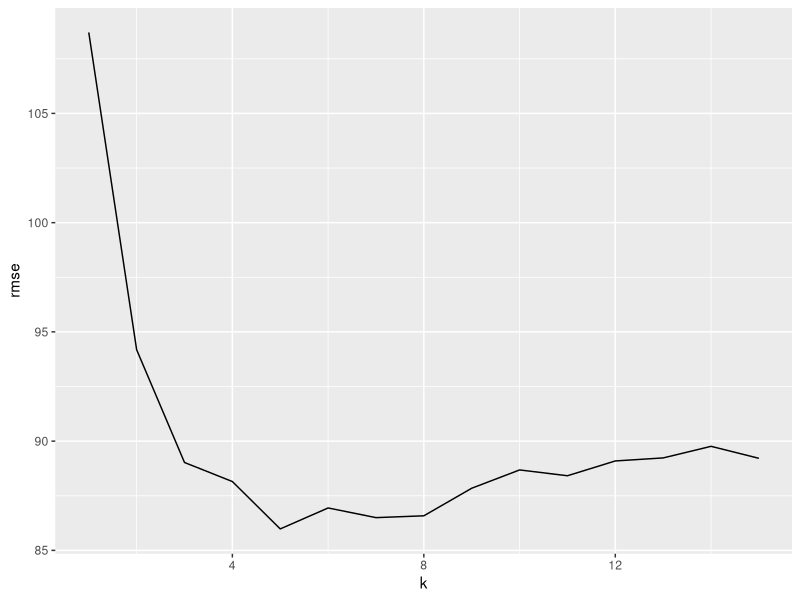
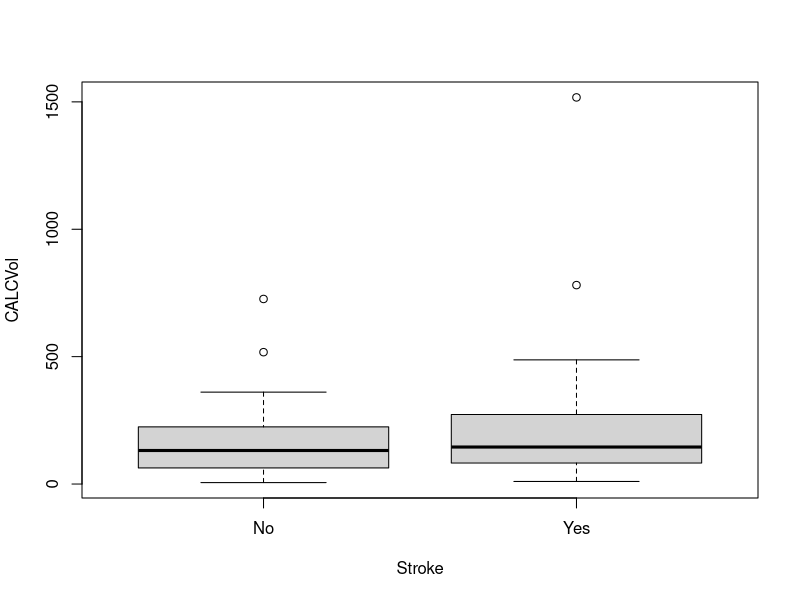
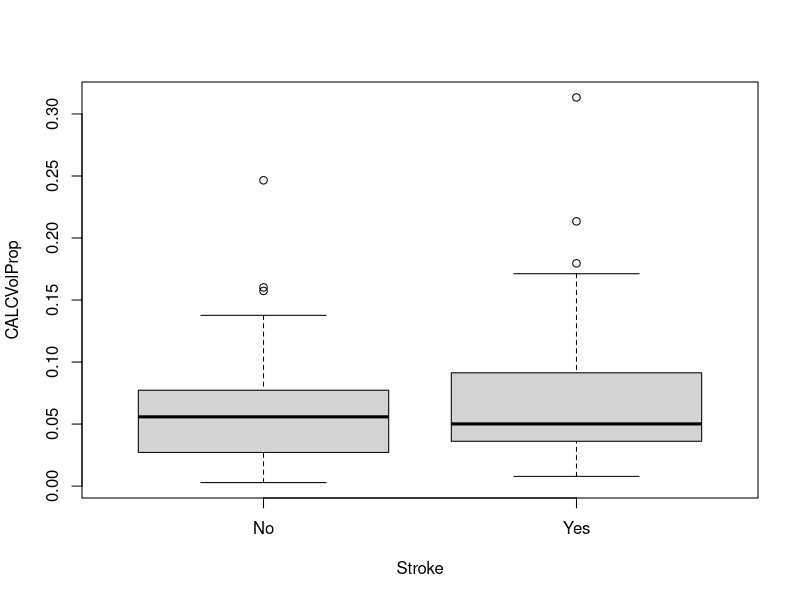
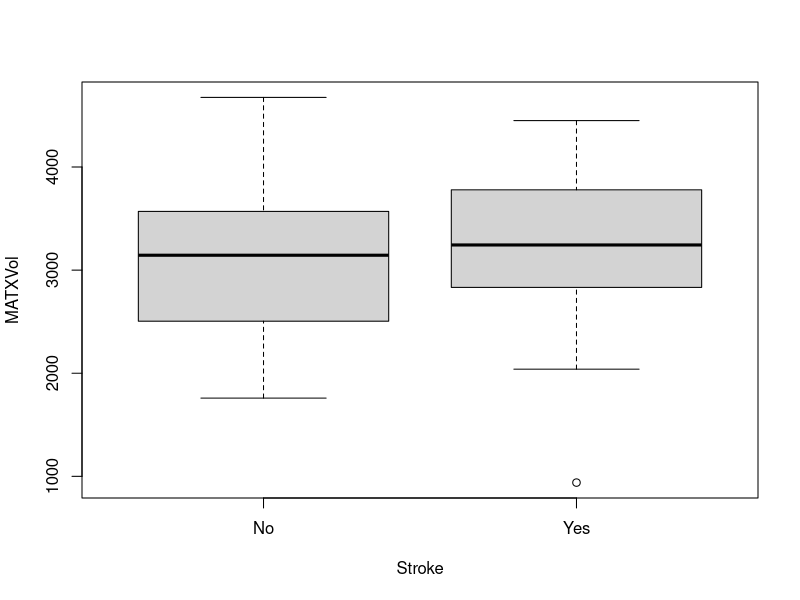
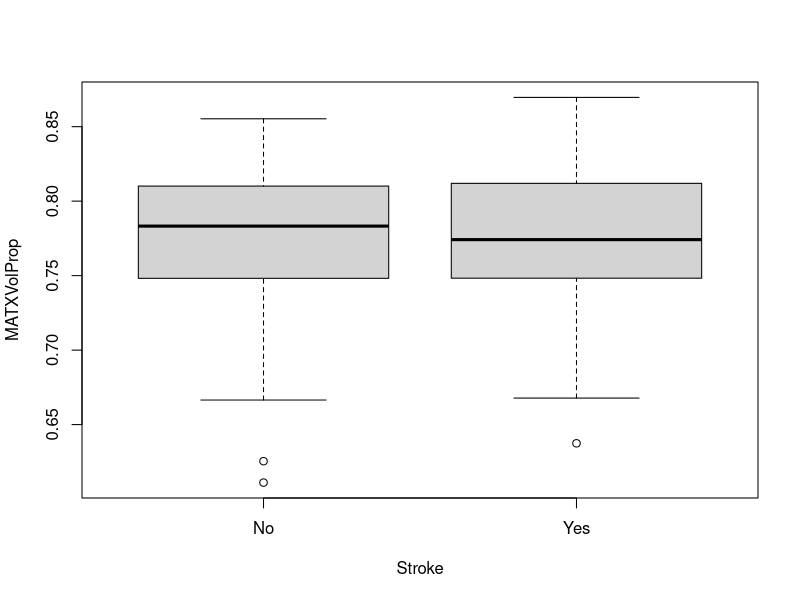
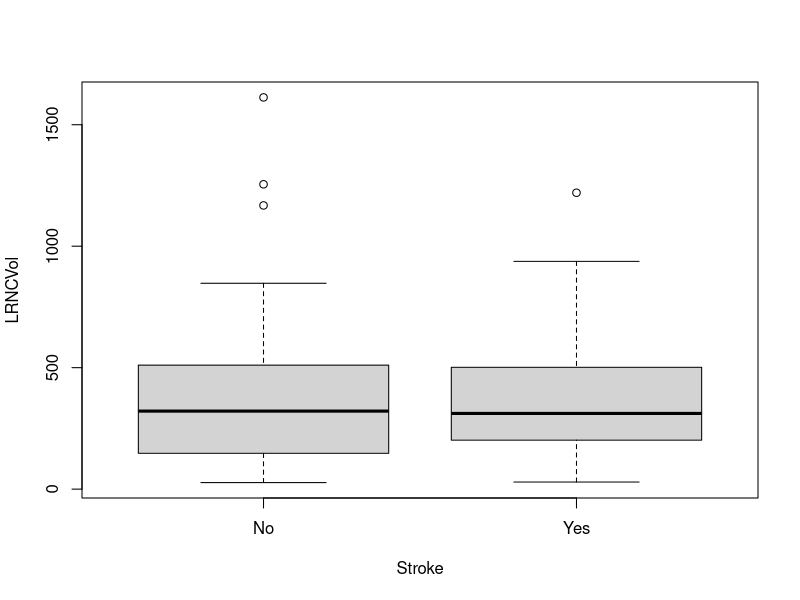
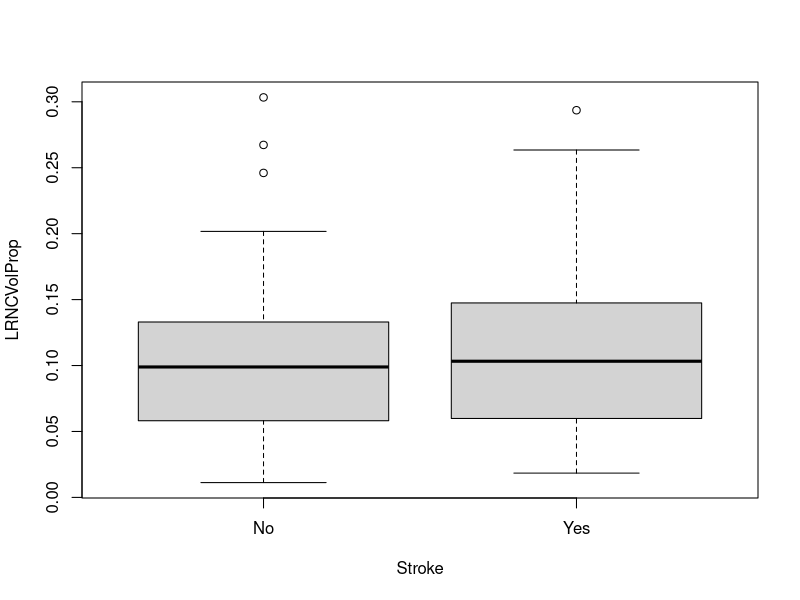
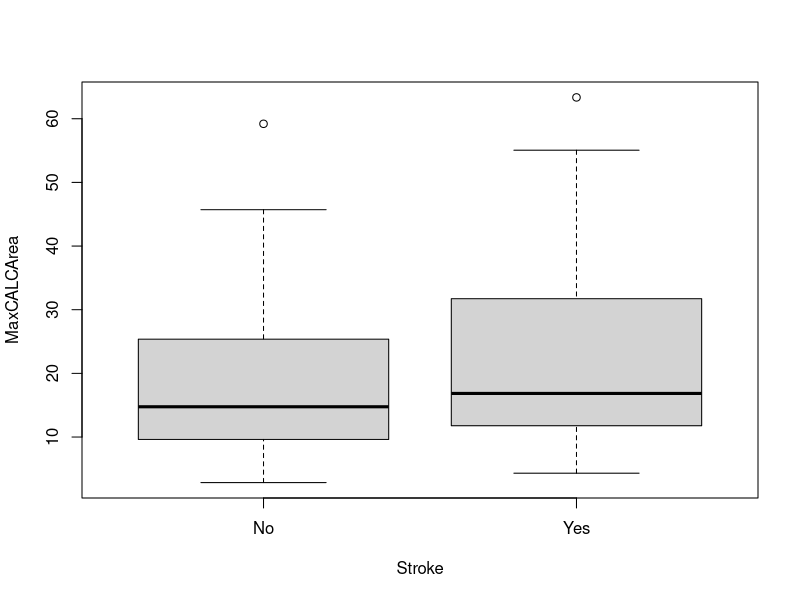

These charts were generated, in order, by the following R code:
## ---- chunk 1
knitr::opts_chunk$set(echo = TRUE)
## ---- chunk 2
brain <- read.table("brain.csv", header = TRUE)
set.seed(2018)
n <- nrow(brain)
trainset <- sample(1:n, floor(0.7*n))
brain_train <- brain[trainset,]
brain_val <- brain[-trainset,]
## ---- chunk 3
rmse <- function(obs,pred){
  sqrt(mean((obs-pred)^2))
}
## ---- chunk 4
library(FNN)
rmse <- data.frame(1:15,0,0)
colnames(rmse) <- c("k","rmse","R2")
for (i in 1:15){
  fit_nNN <- knn.reg(train = brain_train[,-4, drop = FALSE], test = brain_val[,-4, drop = FALSE], y = brain_train$Brain.weight, k = i)
  RSS = sum((brain_val$Brain.weight-fit_nNN$pred)^2)
  TSS = sum((brain_val$Brain.weight-mean(brain_val$Brain.weight))^2)
  R2 = 1-RSS/TSS
  rmse[i,] <- data.frame( i, sqrt(mean((brain_val$Brain.weight - fit_nNN$pred)^2)), R2)
}
## ---- chunk 5
library(ggplot2)
ggplot(data = rmse)+
  geom_line(mapping = aes(x = k, y = rmse))+
  labs(x = "k", y ="rmse")
## ---- chunk 6
which.min(rmse$rmse)
## ---- chunk 7
stroke <- read.csv("stroke.csv")
stroke$Stroke <- factor(stroke$Stroke, levels=c('N','Y'), labels=c("No", "Yes"))
stroke$NASCET <- factor(stroke$NASCET, levels=0:1, labels=c("No", "Yes"))
stroke$sex <- factor(stroke$sex, levels=0:1, labels=c("Female", "Male"))
stroke$SmokingHistory <- factor(stroke$SmokingHistory, levels=0:1, labels=c("No", "Yes"))
stroke$AtrialFibrillation <- factor(stroke$AtrialFibrillation, levels=0:1, labels=c("No", "Yes"))
stroke$CoronaryArteryDisease <- factor(stroke$CoronaryArteryDisease, levels=0:1, labels=c("No", "Yes"))
## ---- chunk 8
n <- nrow(stroke)
positives <- (1:n)[stroke$Stroke=='Yes']
negatives <- (1:n)[stroke$Stroke=='No']

set.seed(2022)
positives_train <- sample(positives, floor(0.7*length(positives)))
positives_val <- setdiff(positives, positives_train)

negatives_train <- sample(negatives, floor(0.7*length(negatives)))
negatives_val <- setdiff(negatives, negatives_train)

stroke_train <- stroke[c(positives_train, negatives_train), ]
stroke_val <- stroke[c(positives_val, negatives_val), ]

ntrain <- nrow(stroke_train); nval <- nrow(stroke_val)

table(stroke_train$Stroke)
table(stroke_val$Stroke)
## ---- chunk 9
boxplot(CALCVol~Stroke, data = stroke_train)
boxplot(CALCVolProp~Stroke, data = stroke_train)
boxplot(MATXVol~Stroke, data = stroke_train)
boxplot(MATXVolProp~Stroke, data = stroke_train)
boxplot(LRNCVol~Stroke, data = stroke_train)
boxplot(LRNCVolProp~Stroke, data = stroke_train)
boxplot(MaxCALCArea~Stroke, data = stroke_train)
boxplot(MaxCALCAreaProp~Stroke, data = stroke_train)
boxplot(MaxDilationByArea~Stroke, data = stroke_train)
boxplot(MaxMATXArea~Stroke, data = stroke_train)
boxplot(MaxMATXAreaProp~Stroke, data = stroke_train)
boxplot(MaxLRNCArea~Stroke, data = stroke_train)
boxplot(MaxMaxWallThickness~Stroke, data = stroke_train)
boxplot(MaxRemodelingRatio~Stroke, data = stroke_train)
boxplot(MaxStenosisByArea~Stroke, data = stroke_train)
boxplot(MaxWallArea~Stroke, data = stroke_train)
boxplot(WallVol~Stroke, data = stroke_train)
boxplot(MaxStenosisByDiameter~Stroke, data = stroke_train)
boxplot(age~Stroke, data = stroke_train)
## ---- chunk 10
mosaicplot(Stroke~sex, data = stroke_train)
mosaicplot(Stroke~SmokingHistory, data = stroke_train)
mosaicplot(Stroke~AtrialFibrillation, data = stroke_train)
mosaicplot(Stroke~CoronaryArteryDisease, data = stroke_train)
mosaicplot(Stroke~DiabetesHistory, data = stroke_train)
mosaicplot(Stroke~HypercholesterolemiaHistory, data = stroke_train)
mosaicplot(Stroke~HypertensionHistory, data = stroke_train)
## ---- chunk 11
library(MASS) 
# i
stroke_lda1 <- lda(Stroke ~ age + sex + SmokingHistory , data=stroke_train)
stroke_lda1
## ---- chunk 12
# ii
stroke_lda2 <- lda(Stroke ~ age + sex + SmokingHistory + AtrialFibrillation + CoronaryArteryDisease + DiabetesHistory + HypercholesterolemiaHistory + HypertensionHistory, data=stroke_train)
stroke_lda2
## ---- chunk 13
# iii
stroke_lda3 <- lda(Stroke ~ age + sex + SmokingHistory + AtrialFibrillation + CoronaryArteryDisease + DiabetesHistory + HypercholesterolemiaHistory + HypertensionHistory + MaxMaxWallThickness, data=stroke_train)
stroke_lda3
## ---- chunk 14
# iiii
stroke_lda4 <- lda(Stroke ~ age + sex + SmokingHistory + AtrialFibrillation + CoronaryArteryDisease + DiabetesHistory + HypercholesterolemiaHistory + HypertensionHistory + MaxMaxWallThickness + MaxStenosisByArea + MATXVol, data=stroke_train)
stroke_lda4
## ---- chunk 15
classificationError <- function(confMatrix){
  error <- (confMatrix[1,2] + confMatrix[2,1])/(confMatrix[1,2] + confMatrix[2,1]+confMatrix[1,1] + confMatrix[2,2])
  spec <- confMatrix[1,1]/(confMatrix[1,2]+confMatrix[1,1])
  sens <- confMatrix[2,2]/(confMatrix[2,1]+confMatrix[2,2])
  c(error=error, sensitiviry=sens, specificity=spec)
}
## ---- chunk 16
# model1
pred_train1 <- predict(stroke_lda1, newdata=stroke_train)
confMatrix1_train <- table(true=stroke_train$Stroke, predicted=pred_train1$class)
error_train1 <- classificationError(confMatrix1_train)
pred_val1 <- predict(stroke_lda1, newdata=stroke_val)
confMatrix1_val <- table(true=stroke_val$Stroke, predicted=pred_val1$class)
error_val1 <- classificationError(confMatrix1_val)
error_train1
error_val1
## ---- chunk 17
# model2
pred_train2 <- predict(stroke_lda2, newdata=stroke_train)
confMatrix2_train <- table(true=stroke_train$Stroke, predicted=pred_train2$class)
error_train2 <- classificationError(confMatrix2_train)
pred_val2 <- predict(stroke_lda2, newdata=stroke_val)
confMatrix2_val <- table(true=stroke_val$Stroke, predicted=pred_val2$class)
error_val2 <- classificationError(confMatrix2_val)
error_train2
error_val2
## ---- chunk 18
# model3
pred_train3 <- predict(stroke_lda3, newdata=stroke_train)
confMatrix3_train <- table(true=stroke_train$Stroke, predicted=pred_train3$class)
error_train3 <- classificationError(confMatrix3_train)
pred_val3 <- predict(stroke_lda3, newdata=stroke_val)
confMatrix3_val <- table(true=stroke_val$Stroke, predicted=pred_val3$class)
error_val3 <- classificationError(confMatrix3_val)
error_train3
error_val3
## ---- chunk 19
# model4
pred_train4 <- predict(stroke_lda4, newdata=stroke_train)
confMatrix4_train <- table(true=stroke_train$Stroke, predicted=pred_train4$class)
error_train4 <- classificationError(confMatrix4_train)
pred_val4 <- predict(stroke_lda4, newdata=stroke_val)
confMatrix4_val <- table(true=stroke_val$Stroke, predicted=pred_val4$class)
error_val4 <- classificationError(confMatrix4_val)
error_train4
error_val4
## ---- chunk 20
error_train <- c(error_train1[1], error_train2[1], error_train3[1],error_train4[1])
error_val <- c(error_val1[1], error_val2[1], error_val3[1],error_val4[1])
complexity <- c(1,2,3,4)
error <- data.frame(error_train, error_val, complexity)
error
## ---- chunk 21
library(ggplot2)
ggplot(data = error) +
  geom_line(mapping = aes(x = complexity, y = error_train, color = "error_train")) +
  geom_line(mapping = aes(x = complexity, y = error_val, color = "error_val")) +
  labs(x = "classifier complexity", y = "misclassification error")
